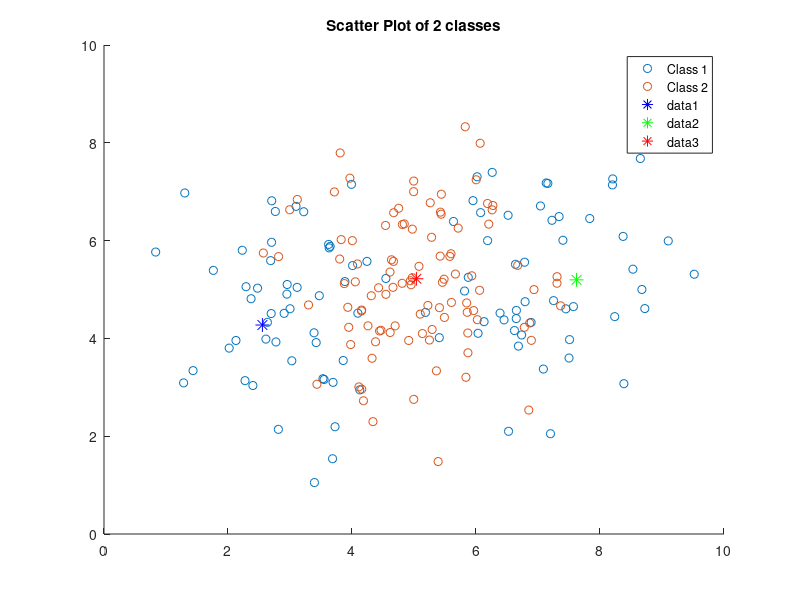

MATLAB code to generate this figure:
clc;
clear;

% Load dataz
load1 = load('data_lvq_A.mat');
load2 = load('data_lvq_B.mat');

data1mat = cell2mat(struct2cell(load1));
% Add labels
class1 = zeros(200,1);

data2mat = cell2mat(struct2cell(load2));
% Add labels
class2 = ones(200,1);

% Scatter plot
figure
scatter(data1mat(:,1), data1mat(:,2));

% Join data
fullData = [data1mat; data2mat];

hold on
scatter(data2mat(:,1), data2mat(:,2));
hold on
legend('Class 1','Class 2')
title('Scatter Plot of 2 classes');

% Main LVQ-1
numberOfPrototypes = 3;
numberOfClasses = 2;

% Class labels
class_labels = floor( (0:length(fullData)-1) * numberOfClasses / length(fullData) );

% Calculate the class conditional means
class1mean = mean(data1mat);
class2mean = mean(data2mat);

% Init prototypes
%prototypes = zeros(3,2);

% Add random noise for each prototype
% Init weights with random noise
prototype1 = class1mean + randn(size(class1mean));
prototype2 = class1mean + randn(size(class1mean));
prototype3 = class2mean + randn(size(class2mean));

% Vectorize
prototypes = [prototype1 0; prototype2 0; prototype3 1];

% parameters of the algo
szData = size(fullData);
numberOfExamples = szData(1);
learningRate = 0.01; 
epochs = 10;
for j = 1:epochs
    % Do the loop for the number of epochs
    for i = 1:numberOfExamples
        % Get the current Point
        currentPoint = fullData(i,:);
        % Calculate the distances
        currentDistance = pdist2(currentPoint, prototypes(:,1:2),'euclidean');
        % Square the dist measure
        currentDistanceSquare = currentDistance.^2;
        % Calculate the min
        [currentMin minIdx] = min(currentDistanceSquare);

        % Update the positions of the prototypes based on the winner 
        % Get the winner closer
        winnerLabel = prototypes(minIdx,3);
        currentLabel = class_labels(i);
        if winnerLabel == currentLabel
            % Move closer the winning prototype
            prototypes(minIdx,1:2) = prototypes(minIdx,1:2) + learningRate * (currentPoint - prototypes(minIdx,1:2));
        else
            % Push away the winning prototype
            prototypes(minIdx,1:2) = prototypes(minIdx,1:2) - learningRate * (currentPoint - prototypes(minIdx,1:2));
        end
        %prototypes(minIdx, :) = prototypes(minIdx, :) + learningRate*currentPoint;
        % Get the loosers further away
        %prototypes([1:minIdx-1 minIdx+1:end],:) = prototypes([1:minIdx-1 minIdx+1:end],:) - learningRate*repmat(currentPoint,2,1);

    end
end

% Plot of the prototypes on top of the scatter
plot(prototypes(1,1), prototypes(1,2), 'r*','color','b','MarkerSize',10);
plot(prototypes(2,1), prototypes(2,2), 'r*','color','g','MarkerSize',10);
plot(prototypes(3,1), prototypes(3,2), 'r*','color','r','MarkerSize',10);
hold on




